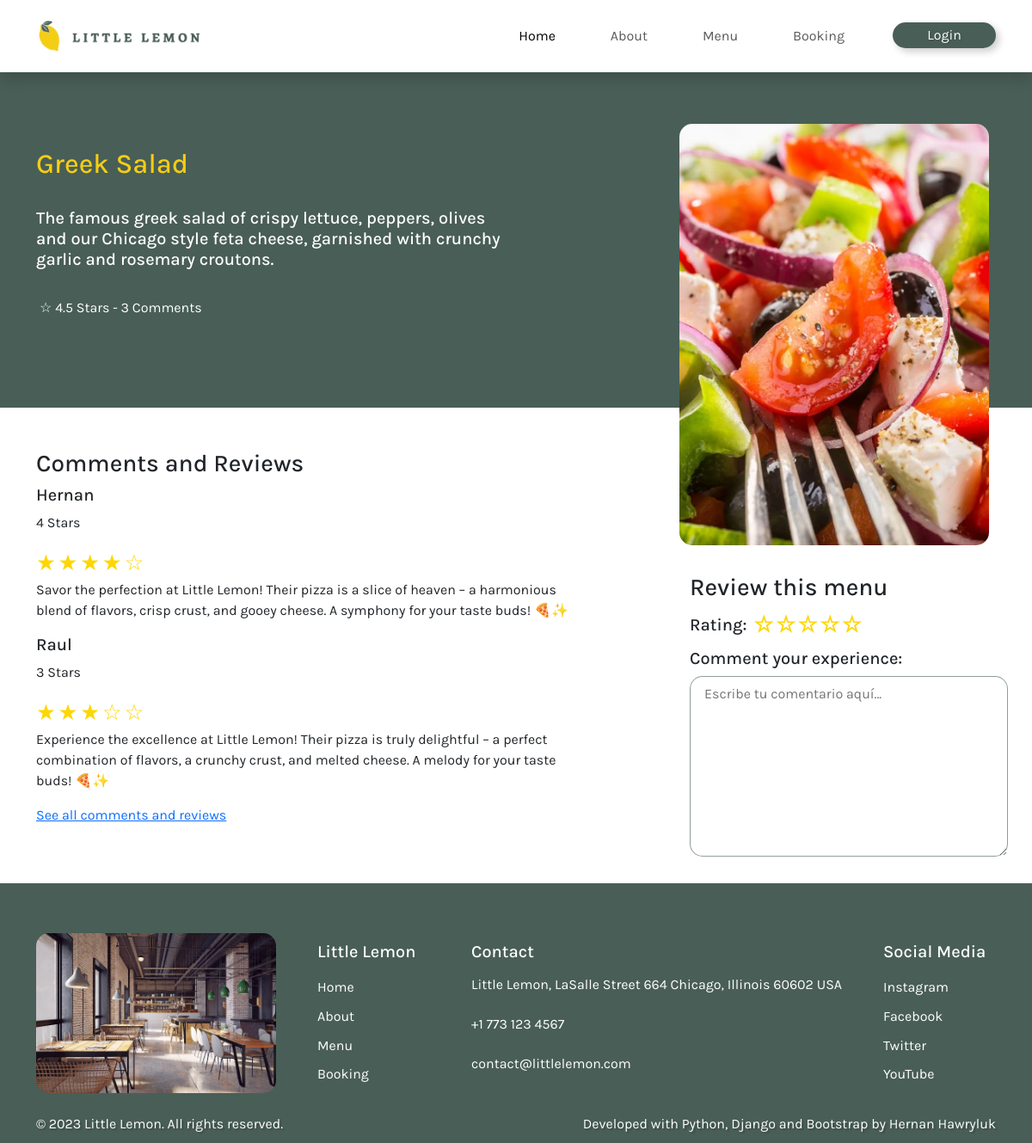
Page /menu/2 on the earlier database version.
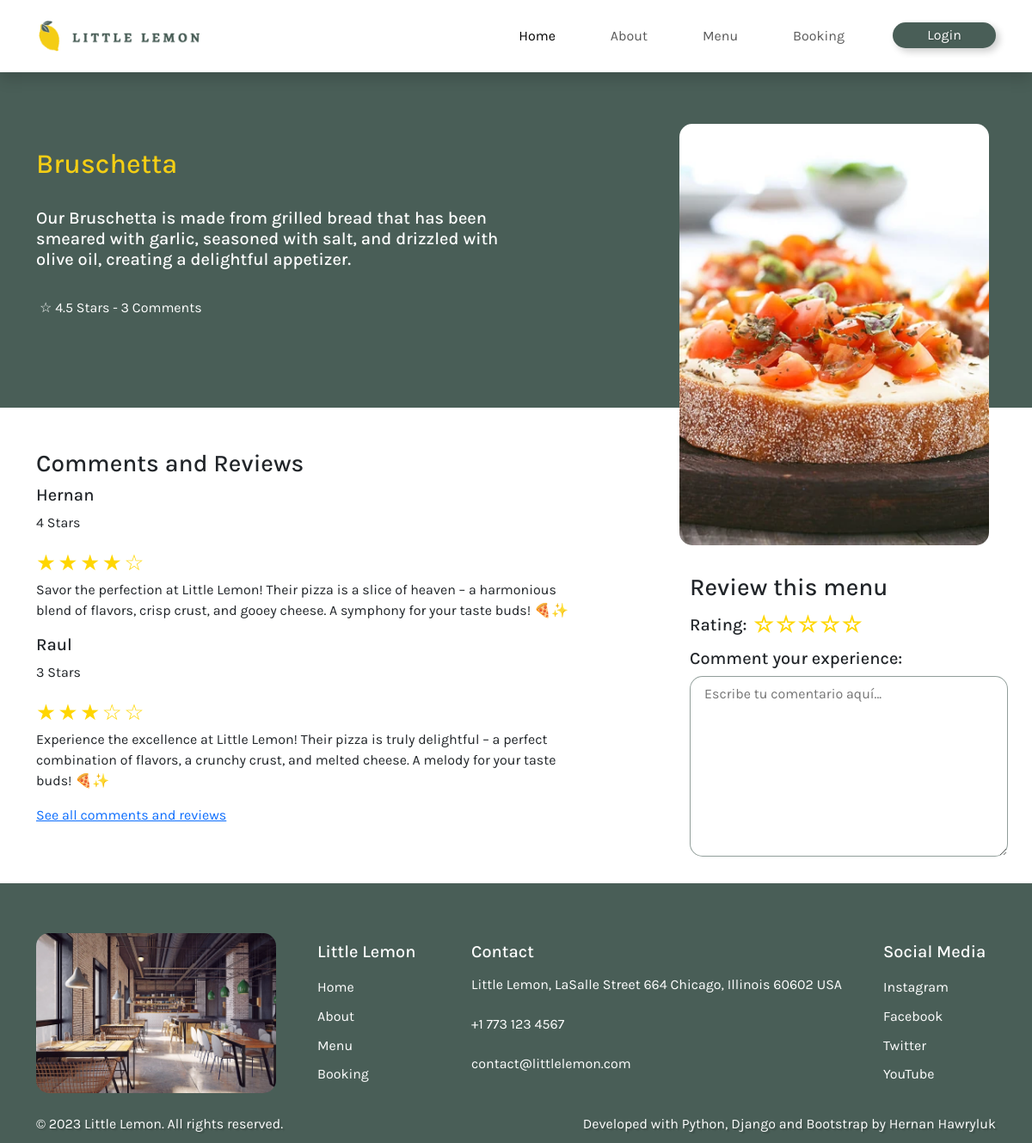
Same page on the later database version.
### menu/models.py (models this page shows, shortened)
class Menu(models.Model):
    category = models.ForeignKey('Category', on_delete = models.PROTECT)
    name = models.CharField(max_length = 50, db_index = True)
    slug = models.SlugField(max_length = 50, db_index = True)
    description = models.TextField(max_length = 255)
    image = models.ImageField(upload_to='images/')
    price = models.DecimalField(max_digits = 10, decimal_places = 2, db_index = True)
    stock = models.BooleanField(default = True)
    created = models.DateTimeField(auto_now_add = True)
    updated = models.DateTimeField(auto_now = True)
    class Meta:
        ordering = ['name']
        verbose_name = 'Menu'
        verbose_name_plural = 'Menus'

### menu/views.py (the view)
# urls.py: path('menu/<int:pk>', views.menu_item, name='item'),
def menu_item(request, pk):
    item = Menu.objects.get(pk = pk)
    return render(request, 'menu-item.html', {'item': item })

### menu/templates/menu-item.html
{% extends 'base.html' %} {% load static %} {% block content %}
<section class="custom-secondary">
  <div class="container">
    <div class="row" style="height: 390px">
      <div
        class="col-6 text-white d-flex flex-column justify-content-center gap-4"
      >
        <h2 class="custom-primary">{{ item.name }}</h2>
        <p class="h5">{{ item.description }}</p>
        <p class="px-1">☆ 4.5 Stars - 3 Comments</p>
      </div>
      <div class="col-2"></div>
      <div class="col-4" style="position: relative">
        <img
          src="{{ item.image.url }}"
          style="
            height: 490px;
            width: 360px;
            object-fit: cover;
            position: absolute;
            top: 60px;
            left: 0;
          "
          class="img-fluid custom-rounded"
        />
      </div>
    </div>
  </div>
</section>
<section class="container pt-4">
  <div class="row mt-4">
    <div class="col-7">
      <h3>Comments and Reviews</h3>
      <div>
        <h5>Hernan</h5>
        <p>4 Stars</p>
        <div class="plain-rating">
          <span>★</span>
          <span>★</span>
          <span>★</span>
          <span>★</span>
          <span>☆</span>
        </div>
        <p>
          Savor the perfection at Little Lemon! Their pizza is a slice of heaven
          – a harmonious blend of flavors, crisp crust, and gooey cheese. A
          symphony for your taste buds! 🍕✨
        </p>
      </div>
      <div>
        <h5>Raul</h5>
        <p>3 Stars</p>
        <div class="plain-rating">
          <span>★</span>
          <span>★</span>
          <span>★</span>
          <span>☆</span>
          <span>☆</span>
        </div>
        <p>
          Experience the excellence at Little Lemon! Their pizza is truly
          delightful – a perfect combination of flavors, a crunchy crust, and
          melted cheese. A melody for your taste buds! 🍕✨
        </p>
      </div>
      <div><a href="">See all comments and reviews</a></div>
    </div>
    <div class="col-1"></div>
    <div class="col-4 mt-5 pt-5">
      <h3 class="mt-5">Review this menu</h3>
      <form action="">
        <div class="d-flex gap-2 align-items-center">
          <label class="h5" for="rating">Rating:</label>
          <div class="rating pb-2">
            <input type="radio" name="rating" value="5" id="5" /><label for="5"
              >☆</label
            >
            <input type="radio" name="rating" value="4" id="4" /><label for="4"
              >☆</label
            >
            <input type="radio" name="rating" value="3" id="3" /><label for="3"
              >☆</label
            >
            <input type="radio" name="rating" value="2" id="2" /><label for="2"
              >☆</label
            >
            <input type="radio" name="rating" value="1" id="1" /><label for="1"
              >☆</label
            >
          </div>
        </div>
        <label class="h5 mb-2" for="comments">Comment your experience:</label>
        <textarea
          rows="8"
          cols="38"
          class="custom-border px-3 py-2 mb-4"
          placeholder="Escribe tu comentario aquí..."
        ></textarea>
      </form>
    </div>
  </div>
</section>
{% endblock %}

### restaurant/templates/base.html (shortened to what this page needs)
{% load static %}
<!DOCTYPE html>
<html lang="en">
  <head>
    <link
      href="https://cdn.jsdelivr.net/npm/bootstrap@5.3.3/dist/css/bootstrap.min.css"
      rel="stylesheet"
    />
    <link rel="stylesheet" href="{% static 'css/style.css' %}" />
  </head>
  <body>
    {% include 'partials/_header.html' %}
    <main class="main-container">{% block content %} {% endblock %}</main>
    {% include 'partials/_footer.html' %}
  </body>
</html>

### restaurant/templates/partials/_header.html (shortened to what this page needs)
{% load static %}
<nav class="navbar sticky-top navbar-expand-lg bg-white pt-3 pb-3 shadow">
  <div class="container-lg">
    <header class="col-4">
      <img src="{% static 'img/logo.png' %}" height="52px" />
    </header>
    <div class="collapse navbar-collapse justify-content-end" id="navbarNav">
      <ul class="navbar-nav gap-5 custom-navbar">
        <li class="nav-item">
          <a href="{% url 'home' %}" class="nav-link header-hover active">
            Home
          </a>
        </li>
        <li class="nav-item">
          <a class="nav-link header-hover" href="{% url 'about' %}"> About </a>
        </li>
        <li class="nav-item">
          <a class="nav-link header-hover" href="{% url 'menu' %}"> Menu </a>
        </li>
        <li class="nav-item">
          <a class="nav-link header-hover" href="{% url 'booking' %}">
            Booking
          </a>
        </li>
        <li class="nav-item order-btn">
          {% if user.is_authenticated %}
          <a href="/logout" class="nav-link text-white">Logout</a>
          {% else %}
          <a href="/login" class="nav-link text-white">Login</a>
          {% endif %}
        </li>
      </ul>
    </div>
  </div>
</nav>

### restaurant/templates/partials/_footer.html (shortened to what this page needs)
{% load static %}
<footer class="custom-secondary section-padding">
  <div class="container pt-5">
    <div class="d-flex flex-column flex-md-row gap-5">
      <div class="col-md-3">
        <img
          src="{% static 'img/restaurant_inside.webp' %}"
          class="custom-rounded img-fluid"
          style="object-fit: cover"
        />
        </div>
        <div class="col d-flex flex-column justify-content-evenly">
          <h5 class="text-white">Little Lemon</h5>
          <a
            href="{% url 'home' %}"
            class="text-decoration-none text-white footer-hover"
            >Home</a
          >
          <a
            href="{% url 'about' %}"
            class="text-decoration-none text-white footer-hover"
          >
            About
          </a>
          <a
            href="{% url 'menu' %}"
            class="text-decoration-none text-white footer-hover"
          >
            Menu
          </a>
          <a
            href="{% url 'booking' %}"
            class="text-decoration-none text-white footer-hover"
          >
            Booking
          </a>
        </div>
        <div class="d-flex flex-column justify-content-evenly text-white">
          <h5 class="mt-md-1">Contact</h5>
          <p>Little Lemon, LaSalle Street 664 Chicago, Illinois 60602 USA</p>
          <p>+1 773 123 4567</p>
          <p>contact@littlelemon.com</p>
        </div>
        <div class="col d-flex flex-column justify-content-evenly text-white">
          <h5>Social Media</h5>
          <a href="" class="text-decoration-none text-white footer-hover"
            >Instagram</a
          >
          <a href="" class="text-decoration-none text-white footer-hover"
            >Facebook</a
          >
          <a href="" class="text-decoration-none text-white footer-hover"
            >Twitter</a
          >
          <a href="" class="text-decoration-none text-white footer-hover"
            >YouTube</a
          >
        </div>
    </div>
  </div>
  <article
    class="container d-flex flex-column flex-md-row justify-content-center justify-content-md-between pt-4 text-shadow gap-2"
  >
    <span class="text-white text-center">
      &copy; 2023 Little Lemon. All rights reserved.
    </span>
    <span class="text-white text-center"
      >Developed with Python, Django and Bootstrap by Hernan Hawryluk</span
    >
  </article>
</footer>

### restaurant/static/css/style.css (style rules this page uses)
:root { --primary-color: #f4ce14; --secondary-color: #495e57; --primary-font: "Markazi Text", serif; --secondary-font: "Karla", sans-serif; }
body { font-family: "Karla", sans-serif; }
.main-container { min-height: calc(100vh - 420px); }
.custom-primary { color: var(--primary-color); }
.custom-secondary { background-color: var(--secondary-color); }
.order-btn { background-color: var(--secondary-color); border: none; box-shadow: 4px 4px 8px 0 rgba(0, 0, 0, 0.2); border-radius: 15px; height: 30px; width: 120px; text-shadow: 1px 1px 1.5px rgba(0, 0, 0, 0.2); transition: 0.5s ease; display: flex; justify-content: center; align-items: center; margin-top: 4px; }
.header-hover { transition: 0.4s ease; }
.footer-hover { transition: 0.4s ease; }
.custom-rounded { border-radius: 15px; }
.section-padding { padding-top: 10px; padding-bottom: 10px; }
.text-shadow { text-shadow: 2px 2px 1.5px rgba(0, 0, 0, 0.2); }
label { font-weight: bold; display: block; }
.custom-border { border: 1px solid rgba(73, 94, 87, 0.6); border-radius: 15px; }
.rating { display: flex; flex-direction: row-reverse; justify-content: center; }
.rating > label { position: relative; width: 1em; font-size: 1.6rem; color: #ffd600; cursor: pointer; }
.rating > label::before { content: "\2605"; position: absolute; opacity: 0; }
.plain-rating { display: flex; }
.plain-rating > span { width: 1em; font-size: 1.6rem; color: #ffd600; }

Differences in the rows shown:
changed Menu: name "Greek Salad" → "Bruschetta"; description "The famous greek salad of crispy lettuce, peppers, olives and our Chicago style feta cheese, garnished with crunchy garlic and rosemary croutons." → "Our Bruschetta is made from grilled bread that has been smeared with garlic, seasoned with salt, and drizzled with olive oil, creating a delightful appetizer."; image: a different picture
